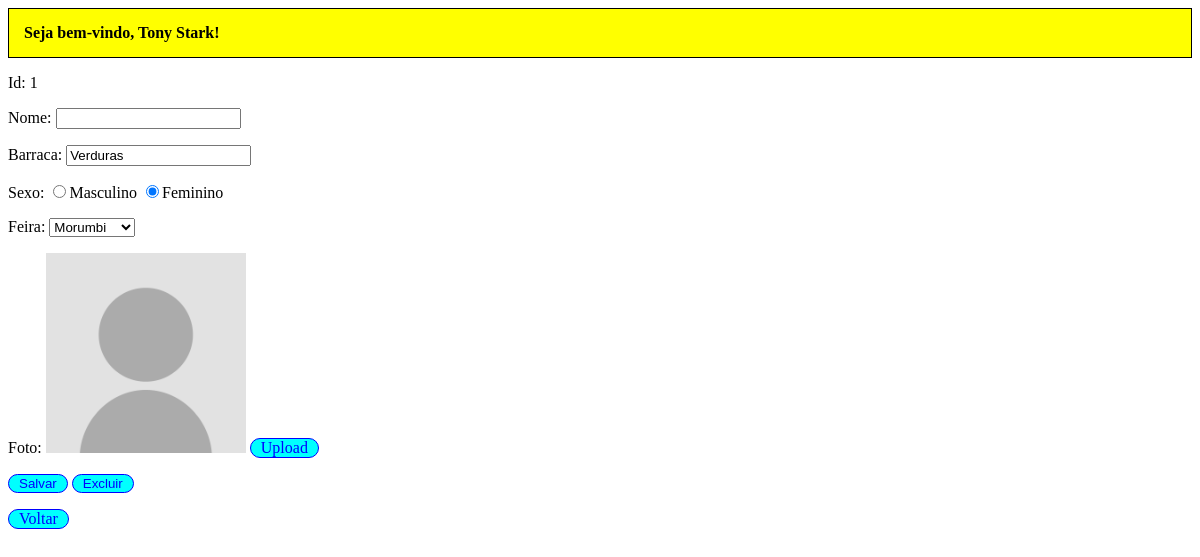
The app's page /feirante/1 (signed in) with its own data.
### tables this page shows
CREATE TABLE usuario (
    login VARCHAR(50) PRIMARY KEY NOT NULL,
    senha VARCHAR(50) NOT NULL,
    nome VARCHAR(50) NOT NULL,
    FOREIGN KEY(login) REFERENCES serie(login)
);

CREATE TABLE feirante (
    id_feirante INTEGER PRIMARY KEY AUTOINCREMENT,
    nome_feirante VARCHAR(50) NOT NULL,
    barraca VARCHAR(50) NOT NULL,
    sexo VARCHAR(1) NOT NULL,
    id_feira INTEGER NOT NULL,
    id_foto VARCHAR(50) NOT NULL,
    FOREIGN KEY(id_feira) REFERENCES feira(id_feira)
);

CREATE TABLE feira (
    id_feira INTEGER PRIMARY KEY AUTOINCREMENT,
    bairro VARCHAR(50) NOT NULL,
    horario VARCHAR(50) NOT NULL,
    dia VARCHAR(50) NOT NULL,
    UNIQUE(bairro)
);

### flask-jinja2-crud-master/serie.py (the view)
@app.route("/feirante/<int:id_feirante>", methods = ["GET"])
def form_alterar_feirante_api(id_feirante):
    logado = autenticar_login()
    if logado is None:
        return redirect("/")
    feirante = db_consultar_feirante(id_feirante)
    feiras = db_listar_feiras_ordem()
    if feirante is None:
        return render_template("menu.html", logado = logado, mensagem = f"Esse feirante não existe."), 404
    return render_template("form_feirante.html", logado = logado, feirante = feirante, feiras = feiras)

### flask-jinja2-crud-master/serie.py (called while the page is built)
def autenticar_login():
    login = request.cookies.get("login", "")
    senha = request.cookies.get("senha", "")
    return db_fazer_login(login, senha)

def row_to_dict(description, row):
    if row is None: return None
    d = {}
    for i in range(0, len(row)):
        d[description[i][0]] = row[i]
    return d

def rows_to_dict(description, rows):
    result = []
    for row in rows:
        result.append(row_to_dict(description, row))
    return result

def conectar():
    return sqlite3.connect('serie.db')

def db_listar_feiras_ordem():
    with closing(conectar()) as con, closing(con.cursor()) as cur:
        cur.execute("SELECT id_feira, bairro, horario, dia FROM feira ORDER BY bairro")
        return rows_to_dict(cur.description, cur.fetchall())

def db_consultar_feirante(id_feirante):
    with closing(conectar()) as con, closing(con.cursor()) as cur:
        cur.execute("SELECT fe.id_feirante, fe.nome_feirante, fe.barraca, fe.sexo, fe.id_feira, fe.id_foto, f.bairro FROM feirante fe INNER JOIN feira f ON fe.id_feira = f.id_feira WHERE fe.id_feirante = ?", [id_feirante])
        return row_to_dict(cur.description, cur.fetchone())

def db_fazer_login(login, senha):
    with closing(conectar()) as con, closing(con.cursor()) as cur:
        cur.execute("SELECT u.login, u.senha, u.nome FROM usuario u WHERE u.login = ? AND u.senha = ?", [login, senha])
        return row_to_dict(cur.description, cur.fetchone())

### flask-jinja2-crud-master/templates/form_feirante.html (shortened to what this page needs)
{% extends "base.html" %}
{% block conteudo %}
    <form action="/feirante/{{ feirante['id_feirante'] }}" method="POST" id="form_principal" enctype="multipart/form-data">
        {% if feirante['id_feirante'] != 'novo' %}
            <p>
                <label>Id:</label>
                {{feirante['id_feirante']}}
            </p>
        {% endif %}
        <p>
            <label for="nome">Nome:</label>
            <input type="text" id="nome" name="nome" autocomplete="off" value="{{feirante['nome']}}" required />
        </p>
        <p>
            <label for="barraca">Barraca:</label>
            <input type="text" id="barraca" name="barraca" autocomplete="off" value="{{feirante['barraca']}}" required/>
        </p>
        <p>
            <label>Sexo:</label>
            <input type="radio" id="sexo_masc" name="sexo" value="M" {% if feirante['sexo'] == 'M' %}checked="checked"{% endif %}>Masculino</input>
            <input type="radio" id="sexo_fem" name="sexo" value="F" {% if feirante['sexo'] == 'F' %}checked="checked"{% endif %}>Feminino</input>
        </p>
        <p>
            <label for="feira">Feira:</label>
            <select name="id_feira" id="feira">
                {% for feira in feiras %}
                    <option value="{{feira['id_feira']}}" {% if feirante['id_feira'] == feira['id_feira'] %}selected="selected"{% endif %}>{{feira['bairro']}}</option>
                {% endfor %}
            </select>
        </p>
        <p>
            <label for="foto">Foto:</label>
            {% if feirante['id_foto'] != '' %}
                <img src="{{ url_for('feirante_download_foto', id_foto = feirante['id_foto']) }}" id="foto" width="200"/>
            {% else %}
                <img src="{{ url_for('static', filename = 'no-photo.png') }}" id="foto" width="200"/>
            {% endif %}
            <label for="foto" class="upload">Upload<input type="file" name="foto" /></label>
        </p>
        <p>
            <button type="submit">Salvar</button>
            {% if feirante['id_feirante'] != 'novo' %}<button type="button" onclick="javascript:excluir();">Excluir</button>{% endif %}
        </p>
    </form>
    <p><a href="/">Voltar</a></p>
{% endblock %}

### flask-jinja2-crud-master/templates/base.html (shortened to what this page needs)
<!DOCTYPE html>
<html>
    <head>
        <link rel="stylesheet" href="{{ url_for('static', filename = 'base.css') }}"/>
    </head>
    <body>
        <header>
            Seja bem-vindo, {{logado['nome']}}!
        </header>
        {% block conteudo %}{% endblock %}
    </body>
</html>

### flask-jinja2-crud-master/static/base.css (style rules this page uses)
a, button, input[type='button'], .upload { color: blue; background-color: cyan; border-style: solid; border-width: 1px; border-color: blue; border-radius: 10px; padding-left: 10px; padding-right: 10px; text-decoration: none; display: inline-block; cursor: pointer; }
.upload { position: relative; }
header { color: black; background-color: yellow; padding: 15px; font-weight: bold; border-style: solid; border-width: 1px; border-color: black; }

### records on screen
usuario: nome "Tony Stark"
feirante: id_feirante "1", barraca "Verduras", sexo "☑", id_feira "Morumbi"
